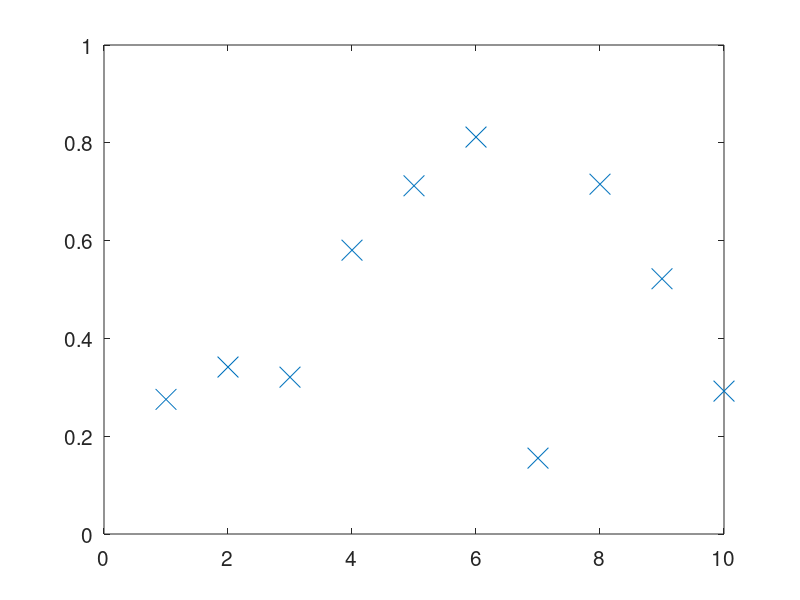

Here is the MATLAB script that generated this plot:
clear all
format compact
format short

n=10
randvec=rand(n,1)

plot(randvec,'x','Markersize',15)
set(gca,'Fontsize',15)

return